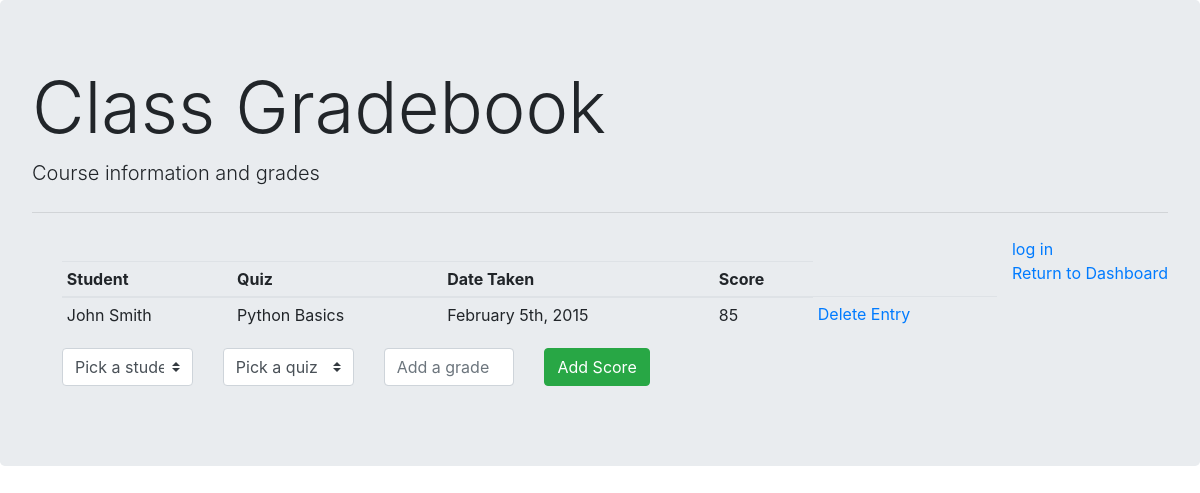
Page /results/add on the committed database.
### tables this page shows
CREATE TABLE results(
student_id INT,
quiz_id INT,
score INT
);

CREATE TABLE "quizzes" (id INTEGER PRIMARY KEY, subject VARCHAR, num_questions VARCHAR, quiz_date VARCHAR);

### student_tracker.py (the view, shortened to what this page needs)
@app.route('/results/add', methods=['GET', 'POST'])
def add_results():
    queries = {'s': "SELECT id, first_name || ' ' || last_name AS student "
                    "FROM students",
               'q': "SELECT id, quiz_date || ' - ' || subject AS quiz "
                    "FROM quizzes",
               'd': "SELECT s.first_name || ' ' || s.last_name as student, "
                    "q.subject, q.quiz_date, r.score, r.student_id FROM results AS r "
                    "LEFT JOIN students AS s ON r.student_id = s.id "
                    "LEFT JOIN quizzes AS q ON r.student_id = q.id "
                    "ORDER BY q.subject DESC"}
    results = {'s': None,
               'q': None,
               'd': None}
    for (idx, query) in queries.items():
        g.db = connect_db()
        g.db.row_factory = sqlite3.Row
        cur = g.db.cursor()
        res = cur.execute(query)
        rows = res.fetchall()
        results[idx] = rows
        cur.close()
    return render_template('addResults.html',
                           students=results['s'],
                           quizzes=results['q'],
                           display=results['d'])

### student_tracker.py (called while the page is built)
def connect_db():
    return sqlite3.connect(app.config['DATABASE'])

@app.before_request
def before_request():
    g.db = connect_db()

@app.teardown_request
def teardown_request(exception):
    db = getattr(g, 'hw13.db', None)
    if db is not None:
        db.close()

### Templates/addResults.html (shortened to what this page needs)
{% extends "layout.html" %}
{% block body %}
<div class="container-fluid">
    <div class="row">
        <div class="col">
            <form name="frmQResults" action="/results/add" method="post" enctype="multipart/form-data">
                <table class="table table-hover table-sm">
                    <thead>
                      <tr>
                        <th scope="col">Student</th>
                        <th scope="col">Quiz</th>
                        <th scope="col">Date Taken</th>
                        <th scope="col">Score</th>
                      </tr>
                    </thead>
                    <tbody>
                        {% for row in display %}
                        <tr>
                            <td>{{ row['student'] }}</td>
                            <td>{{ row['subject'] }}</td>
                            <td>{{ row['quiz_date'] }}</td>
                            <td>{{ row['score'] }}</td>
                            <td><a href="/results/delete/{{ row['id'] }}">Delete Entry</a></td>
                        </tr>
                    </tbody>
                  </table>
        {% endfor %}
    <div class="row">
        <div class="form-group col-2">
                <select class="custom-select" name="student_id" id="student_id">
                    <option value="sdefault">
                        Pick a student
                    </option>
                </select>
            </div>
            <div class="form-group col-2">
                <select class="custom-select" name="quiz_id" id="quiz_id">
                    <option value="qdefault">
                        Pick a quiz
                    </option>
                </select>
            </div>
            <div class="form-group col-2">
                <input class="form-control" id="score" type="text" name="SCORE" placeholder="Add a grade"/>
            </div>
            <div class="form-group col-2">
                <input class="btn btn-success" type="submit" value="Add Score"/>
            </div>
            </div>
        </div>
</div>
</body>
</html>
{% endblock %}

### rows in the picture
results: student "John Smith", subject "Python Basics", quiz_date "February 5th, 2015", score "85"
